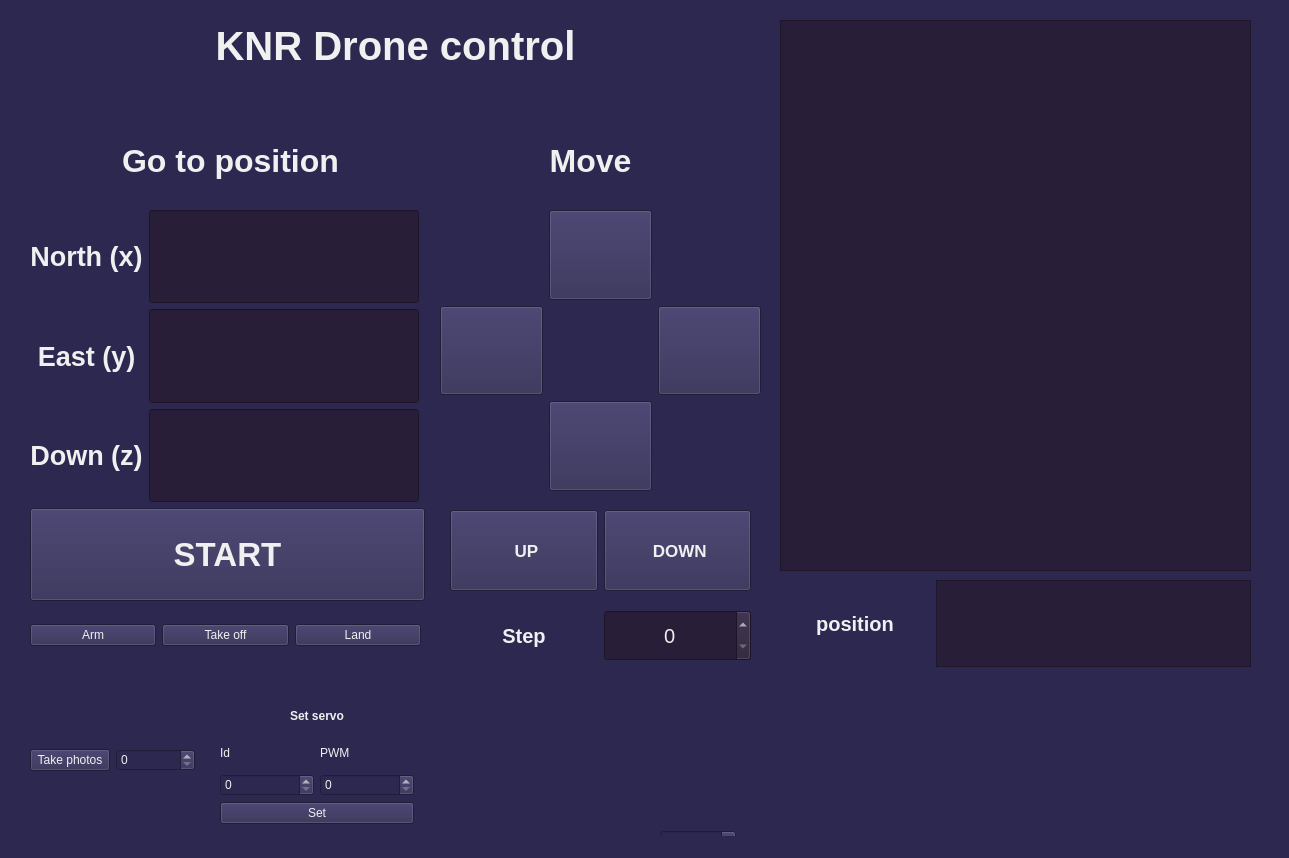
<?xml version="1.0" encoding="UTF-8"?>
<ui version="4.0">
 <class>MainWindow</class>
 <widget class="QMainWindow" name="MainWindow">
  <property name="geometry">
   <rect>
    <x>0</x>
    <y>0</y>
    <width>1289</width>
    <height>858</height>
   </rect>
  </property>
  <property name="windowTitle">
   <string>MainWindow</string>
  </property>
  <property name="styleSheet">
   <string notr="true">background-color: rgb(45,40,80);
color: rgb(240,240,240);</string>
  </property>
  <widget class="QWidget" name="centralwidget">
   <widget class="QLabel" name="label_4">
    <property name="geometry">
     <rect>
      <x>30</x>
      <y>10</y>
      <width>731</width>
      <height>71</height>
     </rect>
    </property>
    <property name="font">
     <font>
      <pointsize>30</pointsize>
      <weight>75</weight>
      <bold>true</bold>
     </font>
    </property>
    <property name="text">
     <string>KNR Drone control</string>
    </property>
    <property name="alignment">
     <set>Qt::AlignCenter</set>
    </property>
   </widget>
   <widget class="QLabel" name="label_5">
    <property name="geometry">
     <rect>
      <x>80</x>
      <y>130</y>
      <width>301</width>
      <height>61</height>
     </rect>
    </property>
    <property name="font">
     <font>
      <pointsize>24</pointsize>
      <weight>75</weight>
      <bold>true</bold>
     </font>
    </property>
    <property name="text">
     <string>Go to position</string>
    </property>
    <property name="alignment">
     <set>Qt::AlignCenter</set>
    </property>
   </widget>
   <widget class="QWidget" name="gridLayoutWidget_2">
    <property name="geometry">
     <rect>
      <x>440</x>
      <y>210</y>
      <width>321</width>
      <height>281</height>
     </rect>
    </property>
    <layout class="QGridLayout" name="gridLayout_2">
     <item row="1" column="2">
      <widget class="QPushButton" name="pushButton_2">
       <property name="sizePolicy">
        <sizepolicy hsizetype="Preferred" vsizetype="Preferred">
         <horstretch>0</horstretch>
         <verstretch>0</verstretch>
        </sizepolicy>
       </property>
       <property name="text">
        <string/>
       </property>
       <property name="icon">
        <iconset>
         <normaloff>../../../../../Downloads/right-arrow-svgrepo-com.svg</normaloff>../../../../../Downloads/right-arrow-svgrepo-com.svg</iconset>
       </property>
      </widget>
     </item>
     <item row="3" column="1">
      <widget class="QPushButton" name="pushButton_5">
       <property name="sizePolicy">
        <sizepolicy hsizetype="Preferred" vsizetype="Preferred">
         <horstretch>0</horstretch>
         <verstretch>0</verstretch>
        </sizepolicy>
       </property>
       <property name="text">
        <string/>
       </property>
       <property name="icon">
        <iconset>
         <normaloff>../../../../../Downloads/down.png</normaloff>../../../../../Downloads/down.png</iconset>
       </property>
      </widget>
     </item>
     <item row="0" column="1">
      <widget class="QPushButton" name="pushButton_6">
       <property name="sizePolicy">
        <sizepolicy hsizetype="Preferred" vsizetype="Preferred">
         <horstretch>0</horstretch>
         <verstretch>0</verstretch>
        </sizepolicy>
       </property>
       <property name="text">
        <string/>
       </property>
       <property name="icon">
        <iconset>
         <normaloff>../../../../../Downloads/up.png</normaloff>../../../../../Downloads/up.png</iconset>
       </property>
      </widget>
     </item>
     <item row="1" column="0">
      <widget class="QPushButton" name="pushButton_9">
       <property name="enabled">
        <bool>true</bool>
       </property>
       <property name="sizePolicy">
        <sizepolicy hsizetype="Preferred" vsizetype="Preferred">
         <horstretch>0</horstretch>
         <verstretch>0</verstretch>
        </sizepolicy>
       </property>
       <property name="text">
        <string/>
       </property>
       <property name="icon">
        <iconset>
         <normaloff>../../../../../Downloads/left.png</normaloff>../../../../../Downloads/left.png</iconset>
       </property>
       <property name="iconSize">
        <size>
         <width>20</width>
         <height>20</height>
        </size>
       </property>
      </widget>
     </item>
    </layout>
   </widget>
   <widget class="QWidget" name="gridLayoutWidget_3">
    <property name="geometry">
     <rect>
      <x>450</x>
      <y>510</y>
      <width>301</width>
      <height>81</height>
     </rect>
    </property>
    <layout class="QGridLayout" name="gridLayout_3">
     <item row="0" column="0">
      <widget class="QPushButton" name="pushButton_8">
       <property name="sizePolicy">
        <sizepolicy hsizetype="Preferred" vsizetype="Preferred">
         <horstretch>0</horstretch>
         <verstretch>0</verstretch>
        </sizepolicy>
       </property>
       <property name="font">
        <font>
         <pointsize>13</pointsize>
         <weight>75</weight>
         <bold>true</bold>
        </font>
       </property>
       <property name="text">
        <string> UP</string>
       </property>
       <property name="icon">
        <iconset>
         <normaloff>../../../../../Downloads/up.png</normaloff>../../../../../Downloads/up.png</iconset>
       </property>
      </widget>
     </item>
     <item row="0" column="1">
      <widget class="QPushButton" name="pushButton_7">
       <property name="sizePolicy">
        <sizepolicy hsizetype="Preferred" vsizetype="Preferred">
         <horstretch>0</horstretch>
         <verstretch>0</verstretch>
        </sizepolicy>
       </property>
       <property name="font">
        <font>
         <pointsize>13</pointsize>
         <weight>75</weight>
         <bold>true</bold>
        </font>
       </property>
       <property name="text">
        <string> DOWN</string>
       </property>
       <property name="icon">
        <iconset>
         <normaloff>../../../../../Downloads/down.png</normaloff>../../../../../Downloads/down.png</iconset>
       </property>
      </widget>
     </item>
    </layout>
   </widget>
   <widget class="QWidget" name="gridLayoutWidget_4">
    <property name="geometry">
     <rect>
      <x>30</x>
      <y>210</y>
      <width>395</width>
      <height>391</height>
     </rect>
    </property>
    <layout class="QGridLayout" name="gridLayout_4">
     <item row="0" column="1">
      <widget class="QLineEdit" name="lineEdit_3">
       <property name="sizePolicy">
        <sizepolicy hsizetype="Expanding" vsizetype="Preferred">
         <horstretch>0</horstretch>
         <verstretch>0</verstretch>
        </sizepolicy>
       </property>
       <property name="font">
        <font>
         <pointsize>19</pointsize>
        </font>
       </property>
       <property name="styleSheet">
        <string notr="true">background-color: rgb(40,30,55);</string>
       </property>
       <property name="inputMask">
        <string/>
       </property>
       <property name="text">
        <string/>
       </property>
      </widget>
     </item>
     <item row="3" column="0" colspan="3">
      <widget class="QPushButton" name="pushButton">
       <property name="sizePolicy">
        <sizepolicy hsizetype="Minimum" vsizetype="Preferred">
         <horstretch>0</horstretch>
         <verstretch>0</verstretch>
        </sizepolicy>
       </property>
       <property name="font">
        <font>
         <pointsize>25</pointsize>
         <weight>75</weight>
         <bold>true</bold>
        </font>
       </property>
       <property name="text">
        <string>START</string>
       </property>
      </widget>
     </item>
     <item row="2" column="0">
      <widget class="QLabel" name="label_3">
       <property name="font">
        <font>
         <pointsize>20</pointsize>
         <weight>75</weight>
         <bold>true</bold>
        </font>
       </property>
       <property name="text">
        <string>Down (z)</string>
       </property>
       <property name="alignment">
        <set>Qt::AlignCenter</set>
       </property>
       <property name="indent">
        <number>5</number>
       </property>
      </widget>
     </item>
     <item row="2" column="1">
      <widget class="QLineEdit" name="lineEdit_2">
       <property name="sizePolicy">
        <sizepolicy hsizetype="Expanding" vsizetype="Preferred">
         <horstretch>0</horstretch>
         <verstretch>0</verstretch>
        </sizepolicy>
       </property>
       <property name="font">
        <font>
         <pointsize>19</pointsize>
        </font>
       </property>
       <property name="styleSheet">
        <string notr="true">background-color: rgb(40,30,55);</string>
       </property>
      </widget>
     </item>
     <item row="0" column="0">
      <widget class="QLabel" name="label_6">
       <property name="font">
        <font>
         <pointsize>20</pointsize>
         <weight>75</weight>
         <bold>true</bold>
        </font>
       </property>
       <property name="text">
        <string>North (x)</string>
       </property>
       <property name="alignment">
        <set>Qt::AlignCenter</set>
       </property>
       <property name="indent">
        <number>5</number>
       </property>
      </widget>
     </item>
     <item row="1" column="0">
      <widget class="QLabel" name="label">
       <property name="font">
        <font>
         <pointsize>20</pointsize>
         <weight>75</weight>
         <bold>true</bold>
        </font>
       </property>
       <property name="text">
        <string>East (y)</string>
       </property>
       <property name="alignment">
        <set>Qt::AlignCenter</set>
       </property>
       <property name="indent">
        <number>5</number>
       </property>
      </widget>
     </item>
     <item row="1" column="1">
      <widget class="QLineEdit" name="lineEdit">
       <property name="sizePolicy">
        <sizepolicy hsizetype="Expanding" vsizetype="Preferred">
         <horstretch>0</horstretch>
         <verstretch>0</verstretch>
        </sizepolicy>
       </property>
       <property name="font">
        <font>
         <pointsize>19</pointsize>
        </font>
       </property>
       <property name="styleSheet">
        <string notr="true">background-color: rgb(40,30,55);</string>
       </property>
       <property name="text">
        <string/>
       </property>
      </widget>
     </item>
    </layout>
   </widget>
   <widget class="QWidget" name="horizontalLayoutWidget">
    <property name="geometry">
     <rect>
      <x>450</x>
      <y>610</y>
      <width>301</width>
      <height>51</height>
     </rect>
    </property>
    <layout class="QHBoxLayout" name="horizontalLayout">
     <item>
      <widget class="QLabel" name="label_2">
       <property name="font">
        <font>
         <pointsize>15</pointsize>
         <weight>75</weight>
         <bold>true</bold>
        </font>
       </property>
       <property name="text">
        <string>Step</string>
       </property>
       <property name="alignment">
        <set>Qt::AlignCenter</set>
       </property>
      </widget>
     </item>
     <item>
      <widget class="QSpinBox" name="spinBox">
       <property name="sizePolicy">
        <sizepolicy hsizetype="Minimum" vsizetype="Preferred">
         <horstretch>0</horstretch>
         <verstretch>0</verstretch>
        </sizepolicy>
       </property>
       <property name="font">
        <font>
         <pointsize>15</pointsize>
        </font>
       </property>
       <property name="styleSheet">
        <string notr="true">background-color: rgb(40,30,55);</string>
       </property>
       <property name="alignment">
        <set>Qt::AlignCenter</set>
       </property>
      </widget>
     </item>
    </layout>
   </widget>
   <widget class="QLabel" name="label_7">
    <property name="geometry">
     <rect>
      <x>440</x>
      <y>130</y>
      <width>301</width>
      <height>61</height>
     </rect>
    </property>
    <property name="font">
     <font>
      <pointsize>24</pointsize>
      <weight>75</weight>
      <bold>true</bold>
     </font>
    </property>
    <property name="text">
     <string>Move</string>
    </property>
    <property name="alignment">
     <set>Qt::AlignCenter</set>
    </property>
   </widget>
   <widget class="QWidget" name="horizontalLayoutWidget_2">
    <property name="geometry">
     <rect>
      <x>30</x>
      <y>610</y>
      <width>391</width>
      <height>51</height>
     </rect>
    </property>
    <layout class="QHBoxLayout" name="horizontalLayout_2">
     <item>
      <widget class="QPushButton" name="pushButton_3">
       <property name="text">
        <string>Arm</string>
       </property>
      </widget>
     </item>
     <item>
      <widget class="QPushButton" name="pushButton_4">
       <property name="text">
        <string>Take off</string>
       </property>
      </widget>
     </item>
     <item>
      <widget class="QPushButton" name="pushButton_10">
       <property name="text">
        <string>Land</string>
       </property>
      </widget>
     </item>
    </layout>
   </widget>
   <widget class="QWidget" name="horizontalLayoutWidget_3">
    <property name="geometry">
     <rect>
      <x>780</x>
      <y>580</y>
      <width>471</width>
      <height>87</height>
     </rect>
    </property>
    <layout class="QHBoxLayout" name="horizontalLayout_4">
     <item>
      <widget class="QLabel" name="label_8">
       <property name="sizePolicy">
        <sizepolicy hsizetype="Fixed" vsizetype="Preferred">
         <horstretch>0</horstretch>
         <verstretch>0</verstretch>
        </sizepolicy>
       </property>
       <property name="minimumSize">
        <size>
         <width>150</width>
         <height>0</height>
        </size>
       </property>
       <property name="baseSize">
        <size>
         <width>0</width>
         <height>0</height>
        </size>
       </property>
       <property name="font">
        <font>
         <pointsize>15</pointsize>
         <weight>75</weight>
         <bold>true</bold>
        </font>
       </property>
       <property name="text">
        <string>position</string>
       </property>
       <property name="alignment">
        <set>Qt::AlignCenter</set>
       </property>
       <property name="indent">
        <number>10</number>
       </property>
      </widget>
     </item>
     <item>
      <widget class="QTextBrowser" name="textBrowser_2">
       <property name="styleSheet">
        <string notr="true">background-color: rgb(40,30,55);</string>
       </property>
      </widget>
     </item>
    </layout>
   </widget>
   <widget class="QWidget" name="gridLayoutWidget">
    <property name="geometry">
     <rect>
      <x>220</x>
      <y>700</y>
      <width>194</width>
      <height>124</height>
     </rect>
    </property>
    <layout class="QGridLayout" name="gridLayout">
     <item row="2" column="1">
      <widget class="QSpinBox" name="spinBox_5"/>
     </item>
     <item row="2" column="0">
      <widget class="QSpinBox" name="spinBox_3"/>
     </item>
     <item row="3" column="0" colspan="2">
      <widget class="QPushButton" name="pushButton_12">
       <property name="text">
        <string>Set</string>
       </property>
      </widget>
     </item>
     <item row="1" column="1">
      <widget class="QLabel" name="label_11">
       <property name="text">
        <string>PWM</string>
       </property>
      </widget>
     </item>
     <item row="1" column="0">
      <widget class="QLabel" name="label_10">
       <property name="text">
        <string>Id</string>
       </property>
      </widget>
     </item>
     <item row="0" column="0" colspan="2">
      <widget class="QLabel" name="label_9">
       <property name="font">
        <font>
         <weight>75</weight>
         <bold>true</bold>
        </font>
       </property>
       <property name="text">
        <string>Set servo</string>
       </property>
       <property name="alignment">
        <set>Qt::AlignCenter</set>
       </property>
      </widget>
     </item>
    </layout>
   </widget>
   <widget class="QSpinBox" name="spinBox_4">
    <property name="geometry">
     <rect>
      <x>660</x>
      <y>830</y>
      <width>76</width>
      <height>29</height>
     </rect>
    </property>
   </widget>
   <widget class="QWidget" name="horizontalLayoutWidget_4">
    <property name="geometry">
     <rect>
      <x>30</x>
      <y>720</y>
      <width>165</width>
      <height>80</height>
     </rect>
    </property>
    <layout class="QHBoxLayout" name="horizontalLayout_3">
     <item>
      <widget class="QPushButton" name="pushButton_11">
       <property name="text">
        <string>Take photos</string>
       </property>
      </widget>
     </item>
     <item>
      <widget class="QSpinBox" name="spinBox_2"/>
     </item>
    </layout>
   </widget>
   <widget class="QTextEdit" name="textEdit">
    <property name="geometry">
     <rect>
      <x>780</x>
      <y>20</y>
      <width>471</width>
      <height>551</height>
     </rect>
    </property>
    <property name="styleSheet">
     <string notr="true">background-color: rgb(40,30,55);
</string>
    </property>
   </widget>
  </widget>
  <widget class="QStatusBar" name="statusbar"/>
 </widget>
 <resources/>
 <connections/>
</ui>
